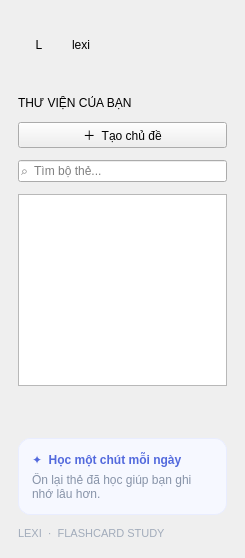
     <widget class="QFrame" name="sidebarFrame">
      <property name="minimumSize">
       <size>
        <width>245</width>
        <height>0</height>
       </size>
      </property>
      <property name="maximumSize">
       <size>
        <width>245</width>
        <height>16777215</height>
       </size>
      </property>
      <property name="frameShape">
       <enum>QFrame::NoFrame</enum>
      </property>
      <layout class="QVBoxLayout" name="sidebarLayout">
       <property name="spacing">
        <number>12</number>
       </property>
       <property name="leftMargin">
        <number>18</number>
       </property>
       <property name="topMargin">
        <number>24</number>
       </property>
       <property name="rightMargin">
        <number>18</number>
       </property>
       <property name="bottomMargin">
        <number>18</number>
       </property>
       <item>
        <layout class="QHBoxLayout" name="brandLayout">
         <item>
          <widget class="QLabel" name="brandMark">
           <property name="minimumSize">
            <size>
             <width>42</width>
             <height>42</height>
            </size>
           </property>
           <property name="maximumSize">
            <size>
             <width>42</width>
             <height>42</height>
            </size>
           </property>
           <property name="text">
            <string>L</string>
           </property>
           <property name="alignment">
            <set>Qt::AlignCenter</set>
           </property>
          </widget>
         </item>
         <item>
          <widget class="QLabel" name="brandName">
           <property name="text">
            <string>lexi</string>
           </property>
          </widget>
         </item>
         <item>
          <spacer name="brandSpacer">
           <property name="orientation">
            <enum>Qt::Horizontal</enum>
           </property>
           <property name="sizeHint" stdset="0">
            <size>
             <width>20</width>
             <height>20</height>
            </size>
           </property>
          </spacer>
         </item>
        </layout>
       </item>
       <item>
        <spacer name="sidebarSpacerTop">
         <property name="orientation">
          <enum>Qt::Vertical</enum>
         </property>
         <property name="sizeHint" stdset="0">
          <size>
           <width>20</width>
           <height>18</height>
          </size>
         </property>
        </spacer>
       </item>
       <item>
        <widget class="QLabel" name="sectionCaption">
         <property name="text">
          <string>THƯ VIỆN CỦA BẠN</string>
         </property>
        </widget>
       </item>
       <item>
        <widget class="QPushButton" name="btnNewDeck">
         <property name="text">
          <string>＋  Tạo chủ đề</string>
         </property>
        </widget>
       </item>
       <item>
        <widget class="QLineEdit" name="deckSearch">
         <property name="placeholderText">
          <string>⌕  Tìm bộ thẻ...</string>
         </property>
        </widget>
       </item>
       <item>
        <widget class="QListWidget" name="deckList">
         <property name="minimumSize">
          <size>
           <width>0</width>
           <height>180</height>
          </size>
         </property>
         <property name="selectionMode">
          <enum>QAbstractItemView::SingleSelection</enum>
         </property>
        </widget>
       </item>
       <item>
        <spacer name="sidebarSpacer">
         <property name="orientation">
          <enum>Qt::Vertical</enum>
         </property>
         <property name="sizeHint" stdset="0">
          <size>
           <width>20</width>
           <height>40</height>
          </size>
         </property>
        </spacer>
       </item>
       <item>
        <widget class="QFrame" name="sidebarNote">
         <property name="styleSheet">
          <string notr="true">QFrame#sidebarNote { background: #F6F8FF; border: 1px solid #E9EDFF; border-radius: 12px; }</string>
         </property>
         <layout class="QVBoxLayout" name="sidebarNoteLayout">
          <property name="leftMargin">
           <number>13</number>
          </property>
          <property name="topMargin">
           <number>13</number>
          </property>
          <property name="rightMargin">
           <number>13</number>
          </property>
          <property name="bottomMargin">
           <number>13</number>
          </property>
          <item>
           <widget class="QLabel" name="dailyTitle">
            <property name="styleSheet">
             <string notr="true">font-weight: 700; color: #5269DD;</string>
            </property>
            <property name="text">
             <string>✦  Học một chút mỗi ngày</string>
            </property>
           </widget>
          </item>
          <item>
           <widget class="QLabel" name="dailyTip">
            <property name="styleSheet">
             <string notr="true">color: #8793A8; font-size: 9pt;</string>
            </property>
            <property name="text">
             <string>Ôn lại thẻ đã học giúp bạn ghi nhớ lâu hơn.</string>
            </property>
            <property name="wordWrap">
             <bool>true</bool>
            </property>
           </widget>
          </item>
         </layout>
        </widget>
       </item>
       <item>
        <widget class="QLabel" name="appVersion">
         <property name="styleSheet">
          <string notr="true">color: #A2ACBB; font-size: 8pt;</string>
         </property>
         <property name="text">
          <string>LEXI  ·  FLASHCARD STUDY</string>
         </property>
        </widget>
       </item>
      </layout>
     </widget>
